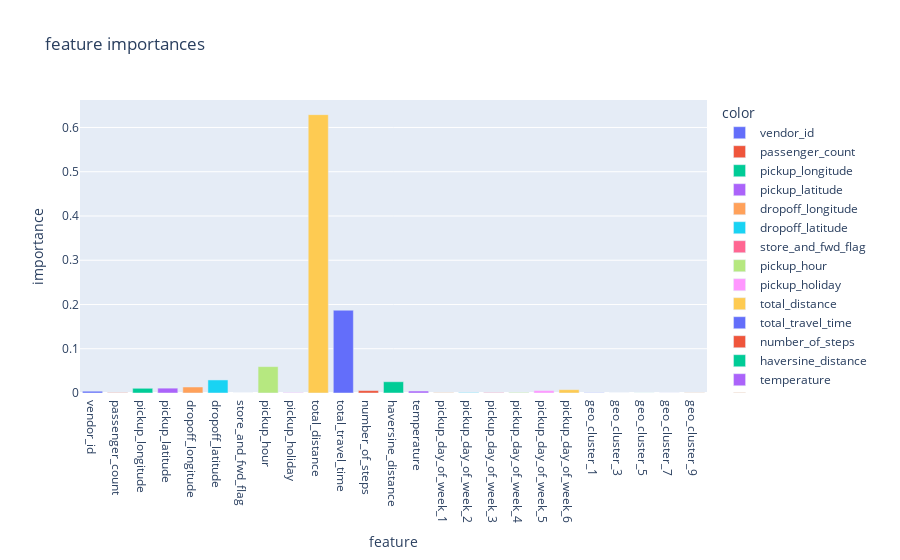

Notebook cell for this chart:
### Markdown cell above
### Задание 6.4.
Постройте столбчатую диаграмму коэффициентов значимости каждого из факторов.

Укажите топ-3 наиболее значимых для предсказания целевого признака - длительности поездки в логарифмическом масштабе - факторов.

### Code cell
importances=gboost.feature_importances_
features=selector.get_feature_names_out()
fig=px.bar(x=features, y=importances, title='feature importances', color=features)
fig.update_layout(xaxis_title='feature', yaxis_title='importance')
fig.show()

### Figure 1 — Plotly figure (JSON) as saved in the notebook; plotly's stock layout.template omitted (floating-point values rounded to 4 significant figures)
{"data": [{"alignmentgroup": "True", "hovertemplate": "color=vendor_id<br>x=%{x}<br>y=%{y}<extra></extra>", "legendgroup": "vendor_id", "marker": {"color": "#636efa", "pattern": {"shape": ""}}, "name": "vendor_id", "offsetgroup": "vendor_id", "orientation": "v", "showlegend": true, "textposition": "auto", "type": "bar", "x": ["vendor_id"], "xaxis": "x", "y": [0.004043], "yaxis": "y"}, {"alignmentgroup": "True", "hovertemplate": "color=passenger_count<br>x=%{x}<br>y=%{y}<extra></extra>", "legendgroup": "passenger_count", "marker": {"color": "#EF553B", "pattern": {"shape": ""}}, "name": "passenger_count", "offsetgroup": "passenger_count", "orientation": "v", "showlegend": true, "textposition": "auto", "type": "bar", "x": ["passenger_count"], "xaxis": "x", "y": [0.0007566], "yaxis": "y"}, {"alignmentgroup": "True", "hovertemplate": "color=pickup_longitude<br>x=%{x}<br>y=%{y}<extra></extra>", "legendgroup": "pickup_longitude", "marker": {"color": "#00cc96", "pattern": {"shape": ""}}, "name": "pickup_longitude", "offsetgroup": "pickup_longitude", "orientation": "v", "showlegend": true, "textposition": "auto", "type": "bar", "x": ["pickup_longitude"], "xaxis": "x", "y": [0.01064], "yaxis": "y"}, {"alignmentgroup": "True", "hovertemplate": "color=pickup_latitude<br>x=%{x}<br>y=%{y}<extra></extra>", "legendgroup": "pickup_latitude", "marker": {"color": "#ab63fa", "pattern": {"shape": ""}}, "name": "pickup_latitude", "offsetgroup": "pickup_latitude", "orientation": "v", "showlegend": true, "textposition": "auto", "type": "bar", "x": ["pickup_latitude"], "xaxis": "x", "y": [0.01096], "yaxis": "y"}, {"alignmentgroup": "True", "hovertemplate": "color=dropoff_longitude<br>x=%{x}<br>y=%{y}<extra></extra>", "legendgroup": "dropoff_longitude", "marker": {"color": "#FFA15A", "pattern": {"shape": ""}}, "name": "dropoff_longitude", "offsetgroup": "dropoff_longitude", "orientation": "v", "showlegend": true, "textposition": "auto", "type": "bar", "x": ["dropoff_longitude"], "xaxis": "x", "y": [0.01353], "yaxis": "y"}, {"alignmentgroup": "True", "hovertemplate": "color=dropoff_latitude<br>x=%{x}<br>y=%{y}<extra></extra>", "legendgroup": "dropoff_latitude", "marker": {"color": "#19d3f3", "pattern": {"shape": ""}}, "name": "dropoff_latitude", "offsetgroup": "dropoff_latitude", "orientation": "v", "showlegend": true, "textposition": "auto", "type": "bar", "x": ["dropoff_latitude"], "xaxis": "x", "y": [0.02951], "yaxis": "y"}, {"alignmentgroup": "True", "hovertemplate": "color=store_and_fwd_flag<br>x=%{x}<br>y=%{y}<extra></extra>", "legendgroup": "store_and_fwd_flag", "marker": {"color": "#FF6692", "pattern": {"shape": ""}}, "name": "store_and_fwd_flag", "offsetgroup": "store_and_fwd_flag", "orientation": "v", "showlegend": true, "textposition": "auto", "type": "bar", "x": ["store_and_fwd_flag"], "xaxis": "x", "y": [4.413e-05], "yaxis": "y"}, {"alignmentgroup": "True", "hovertemplate": "color=pickup_hour<br>x=%{x}<br>y=%{y}<extra></extra>", "legendgroup": "pickup_hour", "marker": {"color": "#B6E880", "pattern": {"shape": ""}}, "name": "pickup_hour", "offsetgroup": "pickup_hour", "orientation": "v", "showlegend": true, "textposition": "auto", "type": "bar", "x": ["pickup_hour"], "xaxis": "x", "y": [0.0596], "yaxis": "y"}, {"alignmentgroup": "True", "hovertemplate": "color=pickup_holiday<br>x=%{x}<br>y=%{y}<extra></extra>", "legendgroup": "pickup_holiday", "marker": {"color": "#FF97FF", "pattern": {"shape": ""}}, "name": "pickup_holiday", "offsetgroup": "pickup_holiday", "orientation": "v", "showlegend": true, "textposition": "auto", "type": "bar", "x": ["pickup_holiday"], "xaxis": "x", "y": [0.00112], "yaxis": "y"}, {"alignmentgroup": "True", "hovertemplate": "color=total_distance<br>x=%{x}<br>y=%{y}<extra></extra>", "legendgroup": "total_distance", "marker": {"color": "#FECB52", "pattern": {"shape": ""}}, "name": "total_distance", "offsetgroup": "total_distance", "orientation": "v", "showlegend": true, "textposition": "auto", "type": "bar", "x": ["total_distance"], "xaxis": "x", "y": [0.629], "yaxis": "y"}, {"alignmentgroup": "True", "hovertemplate": "color=total_travel_time<br>x=%{x}<br>y=%{y}<extra></extra>", "legendgroup": "total_travel_time", "marker": {"color": "#636efa", "pattern": {"shape": ""}}, "name": "total_travel_time", "offsetgroup": "total_travel_time", "orientation": "v", "showlegend": true, "textposition": "auto", "type": "bar", "x": ["total_travel_time"], "xaxis": "x", "y": [0.1871], "yaxis": "y"}, {"alignmentgroup": "True", "hovertemplate": "color=number_of_steps<br>x=%{x}<br>y=%{y}<extra></extra>", "legendgroup": "number_of_steps", "marker": {"color": "#EF553B", "pattern": {"shape": ""}}, "name": "number_of_steps", "offsetgroup": "number_of_steps", "orientation": "v", "showlegend": true, "textposition": "auto", "type": "bar", "x": ["number_of_steps"], "xaxis": "x", "y": [0.005419], "yaxis": "y"}, {"alignmentgroup": "True", "hovertemplate": "color=haversine_distance<br>x=%{x}<br>y=%{y}<extra></extra>", "legendgroup": "haversine_distance", "marker": {"color": "#00cc96", "pattern": {"shape": ""}}, "name": "haversine_distance", "offsetgroup": "haversine_distance", "orientation": "v", "showlegend": true, "textposition": "auto", "type": "bar", "x": ["haversine_distance"], "xaxis": "x", "y": [0.02547], "yaxis": "y"}, {"alignmentgroup": "True", "hovertemplate": "color=temperature<br>x=%{x}<br>y=%{y}<extra></extra>", "legendgroup": "temperature", "marker": {"color": "#ab63fa", "pattern": {"shape": ""}}, "name": "temperature", "offsetgroup": "temperature", "orientation": "v", "showlegend": true, "textposition": "auto", "type": "bar", "x": ["temperature"], "xaxis": "x", "y": [0.004456], "yaxis": "y"}, {"alignmentgroup": "True", "hovertemplate": "color=pickup_day_of_week_1<br>x=%{x}<br>y=%{y}<extra></extra>", "legendgroup": "pickup_day_of_week_1", "marker": {"color": "#FFA15A", "pattern": {"shape": ""}}, "name": "pickup_day_of_week_1", "offsetgroup": "pickup_day_of_week_1", "orientation": "v", "showlegend": true, "textposition": "auto", "type": "bar", "x": ["pickup_day_of_week_1"], "xaxis": "x", "y": [0.0007354], "yaxis": "y"}, {"alignmentgroup": "True", "hovertemplate": "color=pickup_day_of_week_2<br>x=%{x}<br>y=%{y}<extra></extra>", "legendgroup": "pickup_day_of_week_2", "marker": {"color": "#19d3f3", "pattern": {"shape": ""}}, "name": "pickup_day_of_week_2", "offsetgroup": "pickup_day_of_week_2", "orientation": "v", "showlegend": true, "textposition": "auto", "type": "bar", "x": ["pickup_day_of_week_2"], "xaxis": "x", "y": [0.0009887], "yaxis": "y"}, {"alignmentgroup": "True", "hovertemplate": "color=pickup_day_of_week_3<br>x=%{x}<br>y=%{y}<extra></extra>", "legendgroup": "pickup_day_of_week_3", "marker": {"color": "#FF6692", "pattern": {"shape": ""}}, "name": "pickup_day_of_week_3", "offsetgroup": "pickup_day_of_week_3", "orientation": "v", "showlegend": true, "textposition": "auto", "type": "bar", "x": ["pickup_day_of_week_3"], "xaxis": "x", "y": [0.001052], "yaxis": "y"}, {"alignmentgroup": "True", "hovertemplate": "color=pickup_day_of_week_4<br>x=%{x}<br>y=%{y}<extra></extra>", "legendgroup": "pickup_day_of_week_4", "marker": {"color": "#B6E880", "pattern": {"shape": ""}}, "name": "pickup_day_of_week_4", "offsetgroup": "pickup_day_of_week_4", "orientation": "v", "showlegend": true, "textposition": "auto", "type": "bar", "x": ["pickup_day_of_week_4"], "xaxis": "x", "y": [0.001319], "yaxis": "y"}, {"alignmentgroup": "True", "hovertemplate": "color=pickup_day_of_week_5<br>x=%{x}<br>y=%{y}<extra></extra>", "legendgroup": "pickup_day_of_week_5", "marker": {"color": "#FF97FF", "pattern": {"shape": ""}}, "name": "pickup_day_of_week_5", "offsetgroup": "pickup_day_of_week_5", "orientation": "v", "showlegend": true, "textposition": "auto", "type": "bar", "x": ["pickup_day_of_week_5"], "xaxis": "x", "y": [0.00542], "yaxis": "y"}, {"alignmentgroup": "True", "hovertemplate": "color=pickup_day_of_week_6<br>x=%{x}<br>y=%{y}<extra></extra>", "legendgroup": "pickup_day_of_week_6", "marker": {"color": "#FECB52", "pattern": {"shape": ""}}, "name": "pickup_day_of_week_6", "offsetgroup": "pickup_day_of_week_6", "orientation": "v", "showlegend": true, "textposition": "auto", "type": "bar", "x": ["pickup_day_of_week_6"], "xaxis": "x", "y": [0.007516], "yaxis": "y"}, {"alignmentgroup": "True", "hovertemplate": "color=geo_cluster_1<br>x=%{x}<br>y=%{y}<extra></extra>", "legendgroup": "geo_cluster_1", "marker": {"color": "#636efa", "pattern": {"shape": ""}}, "name": "geo_cluster_1", "offsetgroup": "geo_cluster_1", "orientation": "v", "showlegend": true, "textposition": "auto", "type": "bar", "x": ["geo_cluster_1"], "xaxis": "x", "y": [0.0005841], "yaxis": "y"}, {"alignmentgroup": "True", "hovertemplate": "color=geo_cluster_3<br>x=%{x}<br>y=%{y}<extra></extra>", "legendgroup": "geo_cluster_3", "marker": {"color": "#EF553B", "pattern": {"shape": ""}}, "name": "geo_cluster_3", "offsetgroup": "geo_cluster_3", "orientation": "v", "showlegend": true, "textposition": "auto", "type": "bar", "x": ["geo_cluster_3"], "xaxis": "x", "y": [2.815e-05], "yaxis": "y"}, {"alignmentgroup": "True", "hovertemplate": "color=geo_cluster_5<br>x=%{x}<br>y=%{y}<extra></extra>", "legendgroup": "geo_cluster_5", "marker": {"color": "#00cc96", "pattern": {"shape": ""}}, "name": "geo_cluster_5", "offsetgroup": "geo_cluster_5", "orientation": "v", "showlegend": true, "textposition": "auto", "type": "bar", "x": ["geo_cluster_5"], "xaxis": "x", "y": [0.0001213], "yaxis": "y"}, {"alignmentgroup": "True", "hovertemplate": "color=geo_cluster_7<br>x=%{x}<br>y=%{y}<extra></extra>", "legendgroup": "geo_cluster_7", "marker": {"color": "#ab63fa", "pattern": {"shape": ""}}, "name": "geo_cluster_7", "offsetgroup": "geo_cluster_7", "orientation": "v", "showlegend": true, "textposition": "auto", "type": "bar", "x": ["geo_cluster_7"], "xaxis": "x", "y": [0.0001185], "yaxis": "y"}, {"alignmentgroup": "True", "hovertemplate": "color=geo_cluster_9<br>x=%{x}<br>y=%{y}<extra></extra>", "legendgroup": "geo_cluster_9", "marker": {"color": "#FFA15A", "pattern": {"shape": ""}}, "name": "geo_cluster_9", "offsetgroup": "geo_cluster_9", "orientation": "v", "showlegend": true, "textposition": "auto", "type": "bar", "x": ["geo_cluster_9"], "xaxis": "x", "y": [0.0005203], "yaxis": "y"}], "layout": {"barmode": "relative", "legend": {"title": {"text": "color"}, "tracegroupgap": 0}, "title": {"text": "feature importances"}, "xaxis": {"anchor": "y", "domain": [0, 1], "title": {"text": "feature"}}, "yaxis": {"anchor": "x", "domain": [0, 1], "title": {"text": "importance"}}}}
